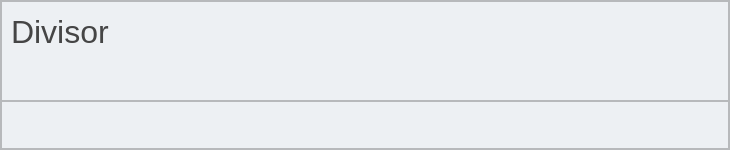
          <widget class="QWidget" name="page_2">
           <layout class="QVBoxLayout" name="verticalLayout_8">
            <property name="spacing">
             <number>0</number>
            </property>
            <property name="leftMargin">
             <number>0</number>
            </property>
            <property name="topMargin">
             <number>0</number>
            </property>
            <property name="rightMargin">
             <number>0</number>
            </property>
            <property name="bottomMargin">
             <number>0</number>
            </property>
            <item>
             <widget class="QFrame" name="frame_page2">
              <property name="minimumSize">
               <size>
                <width>730</width>
                <height>150</height>
               </size>
              </property>
              <property name="styleSheet">
               <string notr="true">background-color: rgb(237, 240, 243);</string>
              </property>
              <property name="frameShape">
               <enum>QFrame::StyledPanel</enum>
              </property>
              <property name="frameShadow">
               <enum>QFrame::Raised</enum>
              </property>
              <layout class="QVBoxLayout" name="verticalLayout_2">
               <property name="spacing">
                <number>0</number>
               </property>
               <property name="leftMargin">
                <number>0</number>
               </property>
               <property name="topMargin">
                <number>0</number>
               </property>
               <property name="rightMargin">
                <number>0</number>
               </property>
               <property name="bottomMargin">
                <number>0</number>
               </property>
               <item>
                <widget class="QFrame" name="frame_top_page_2">
                 <property name="minimumSize">
                  <size>
                   <width>0</width>
                   <height>100</height>
                  </size>
                 </property>
                 <property name="maximumSize">
                  <size>
                   <width>16777215</width>
                   <height>150</height>
                  </size>
                 </property>
                 <property name="frameShape">
                  <enum>QFrame::StyledPanel</enum>
                 </property>
                 <property name="frameShadow">
                  <enum>QFrame::Raised</enum>
                 </property>
                 <widget class="QLabel" name="label_split">
                  <property name="geometry">
                   <rect>
                    <x>10</x>
                    <y>10</y>
                    <width>331</width>
                    <height>41</height>
                   </rect>
                  </property>
                  <property name="font">
                   <font>
                    <family>Segoe UI</family>
                    <pointsize>24</pointsize>
                   </font>
                  </property>
                  <property name="styleSheet">
                   <string notr="true">color: rgb(69, 69, 69);</string>
                  </property>
                  <property name="text">
                   <string>Divisor</string>
                  </property>
                 </widget>
                </widget>
               </item>
               <item>
                <widget class="QFrame" name="frame_body_page_2">
                 <property name="frameShape">
                  <enum>QFrame::StyledPanel</enum>
                 </property>
                 <property name="frameShadow">
                  <enum>QFrame::Raised</enum>
                 </property>
                 <widget class="QPushButton" name="button_source_file_split">
                  <property name="geometry">
                   <rect>
                    <x>90</x>
                    <y>70</y>
                    <width>100</width>
                    <height>100</height>
                   </rect>
                  </property>
                  <property name="minimumSize">
                   <size>
                    <width>70</width>
                    <height>70</height>
                   </size>
                  </property>
                  <property name="maximumSize">
                   <size>
                    <width>100</width>
                    <height>100</height>
                   </size>
                  </property>
                  <property name="styleSheet">
                   <string notr="true">QPushButton {
	color:  rgb(235, 240, 243);
	border: 0px solid;
	border-radius: 5px;
	background-position: center;
	background-color: rgb(0, 120, 170);
}

QPushButton:hover {
	border: 2px solid  rgb(235, 240, 243);
	background-color: rgb(0, 130,180 );
}

QPushButton:pressed {
	color: rgb(69, 69, 69);
	background-color: rgb(217, 237, 247);
}</string>
                  </property>
                  <property name="text">
                   <string>Origem</string>
                  </property>
                  <property name="icon">
                   <iconset resource="resources_pje.qrc">
                    <normaloff>:/button_search_file/cil-movie.png</normaloff>:/button_search_file/cil-movie.png</iconset>
                  </property>
                  <property name="iconSize">
                   <size>
                    <width>100</width>
                    <height>100</height>
                   </size>
                  </property>
                 </widget>
                 <widget class="QLineEdit" name="line_edit_input_file_split">
                  <property name="geometry">
                   <rect>
                    <x>20</x>
                    <y>190</y>
                    <width>250</width>
                    <height>31</height>
                   </rect>
                  </property>
                  <property name="minimumSize">
                   <size>
                    <width>250</width>
                    <height>0</height>
                   </size>
                  </property>
                  <property name="maximumSize">
                   <size>
                    <width>16777215</width>
                    <height>16777215</height>
                   </size>
                  </property>
                  <property name="font">
                   <font>
                    <family>Segoe UI</family>
                    <pointsize>12</pointsize>
                    <weight>75</weight>
                    <bold>true</bold>
                   </font>
                  </property>
                  <property name="styleSheet">
                   <string notr="true">QLineEdit {
	color: rgb(69, 69, 69);
	border: 0px solid;
	border-radius: 5px;
	background-position: center;
	background-color: rgb(235, 240,243 );
}

QLineEdit:hover {
	border: 2px solid  rgb(0, 120, 170);
	background-color: rgb(235, 240,243 );
}

QLineEdit:focus {
	color: rgb(69, 69, 69);
	background-color: rgb(217, 237, 247);
}</string>
                  </property>
                  <property name="alignment">
                   <set>Qt::AlignCenter</set>
                  </property>
                 </widget>
                 <widget class="QPushButton" name="button_start_split">
                  <property name="geometry">
                   <rect>
                    <x>310</x>
                    <y>70</y>
                    <width>100</width>
                    <height>100</height>
                   </rect>
                  </property>
                  <property name="minimumSize">
                   <size>
                    <width>70</width>
                    <height>70</height>
                   </size>
                  </property>
                  <property name="maximumSize">
                   <size>
                    <width>100</width>
                    <height>100</height>
                   </size>
                  </property>
                  <property name="styleSheet">
                   <string notr="true">QPushButton {
	color:  rgb(235, 240, 243);
	border: 0px solid;
	border-radius: 5px;
	background-position: center;
	background-color: rgb(0, 120, 170);
}

QPushButton:hover {
	border: 2px solid  rgb(235, 240, 243);
	background-color: rgb(0, 130,180 );
}

QPushButton:pressed {
	color: rgb(69, 69, 69);
	background-color: rgb(217, 237, 247);
}</string>
                  </property>
                  <property name="text">
                   <string/>
                  </property>
                  <property name="icon">
                   <iconset resource="resources_pje.qrc">
                    <normaloff>:/button_start/cil-media-play.png</normaloff>:/button_start/cil-media-play.png</iconset>
                  </property>
                  <property name="iconSize">
                   <size>
                    <width>100</width>
                    <height>100</height>
                   </size>
                  </property>
                 </widget>
                 <widget class="QPushButton" name="button_output_file_split">
                  <property name="geometry">
                   <rect>
                    <x>540</x>
                    <y>70</y>
                    <width>100</width>
                    <height>100</height>
                   </rect>
                  </property>
                  <property name="minimumSize">
                   <size>
                    <width>70</width>
                    <height>70</height>
                   </size>
                  </property>
                  <property name="maximumSize">
                   <size>
                    <width>100</width>
                    <height>100</height>
                   </size>
                  </property>
                  <property name="styleSheet">
                   <string notr="true">QPushButton {
	color:  rgb(235, 240, 243);
	border: 0px solid;
	border-radius: 5px;
	background-position: center;
	background-color: rgb(0, 120, 170);
}

QPushButton:hover {
	border: 2px solid  rgb(235, 240, 243);
	background-color: rgb(0, 130,180 );
}

QPushButton:pressed {
	color: rgb(69, 69, 69);
	background-color: rgb(217, 237, 247);
}</string>
                  </property>
                  <property name="text">
                   <string>Destino</string>
                  </property>
                  <property name="icon">
                   <iconset resource="resources_pje.qrc">
                    <normaloff>:/button_output_file/cil-folder-open.png</normaloff>:/button_output_file/cil-folder-open.png</iconset>
                  </property>
                  <property name="iconSize">
                   <size>
                    <width>100</width>
                    <height>100</height>
                   </size>
                  </property>
                 </widget>
                 <widget class="QLineEdit" name="line_edit_output_file_split">
                  <property name="geometry">
                   <rect>
                    <x>460</x>
                    <y>190</y>
                    <width>250</width>
                    <height>31</height>
                   </rect>
                  </property>
                  <property name="minimumSize">
                   <size>
                    <width>250</width>
                    <height>0</height>
                   </size>
                  </property>
                  <property name="font">
                   <font>
                    <family>Segoe UI</family>
                    <pointsize>12</pointsize>
                    <weight>75</weight>
                    <bold>true</bold>
                   </font>
                  </property>
                  <property name="styleSheet">
                   <string notr="true">QLineEdit {
	color: rgb(69, 69, 69);
	border: 0px solid;
	border-radius: 5px;
	background-position: center;
	background-color: rgb(235, 240,243 );
}

QLineEdit:hover {
	border: 2px solid  rgb(0, 120, 170);
	background-color: rgb(235, 240,243 );
}

QLineEdit:focus {
	color: rgb(69, 69, 69);
	background-color: rgb(217, 237, 247);
}</string>
                  </property>
                  <property name="alignment">
                   <set>Qt::AlignCenter</set>
                  </property>
                 </widget>
                 <widget class="QPushButton" name="button_open_folder_split">
                  <property name="geometry">
                   <rect>
                    <x>550</x>
                    <y>230</y>
                    <width>81</width>
                    <height>40</height>
                   </rect>
                  </property>
                  <property name="minimumSize">
                   <size>
                    <width>40</width>
                    <height>40</height>
                   </size>
                  </property>
                  <property name="maximumSize">
                   <size>
                    <width>100</width>
                    <height>40</height>
                   </size>
                  </property>
                  <property name="styleSheet">
                   <string notr="true">QPushButton {
	color:  rgb(235, 240, 243);
	border: 0px solid;
	border-radius: 5px;
	background-position: center;
	background-color: rgb(0, 120, 170);
}

QPushButton:hover {
	border: 2px solid  rgb(235, 240, 243);
	background-color: rgb(0, 130,180 );
}

QPushButton:pressed {
	color: rgb(69, 69, 69);
	background-color: rgb(217, 237, 247);
}</string>
                  </property>
                  <property name="text">
                   <string>Abrir</string>
                  </property>
                  <property name="icon">
                   <iconset resource="resources_pje.qrc">
                    <normaloff>:/open_folder/cil-folder.png</normaloff>:/open_folder/cil-folder.png</iconset>
                  </property>
                  <property name="iconSize">
                   <size>
                    <width>40</width>
                    <height>40</height>
                   </size>
                  </property>
                 </widget>
                </widget>
               </item>
              </layout>
             </widget>
            </item>
           </layout>
          </widget>
